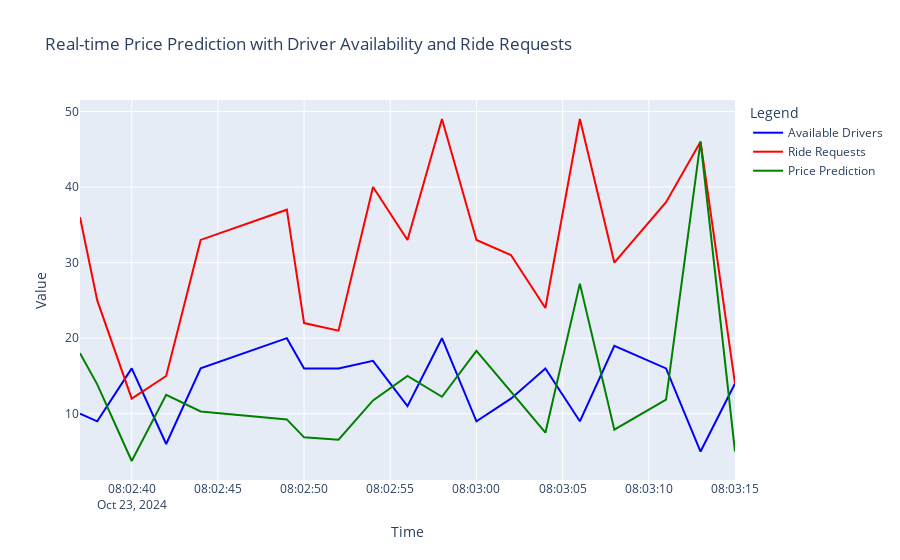

Notebook code cell kept with this figure:
### Code cell
processed_events = []

# Set up an empty dataframe to store the real-time data
df_visual = pd.DataFrame(columns=['datetime', 'available_drivers', 'ride_requests', 'predicted_price'])

# Infinite loop to continuously consume events and update the plot
while True:
    # Consume event from the GlassFlow pipeline
    resp = data_sink.consume()
    if resp.status_code == 200:
        event_data = resp.json()
        
        # Extract the predicted price and event details
        predicted_prices = event_data.get('predicted_price', None)
        
        if predicted_prices:
            print(f"Consumed event: {event_data}")
            processed_events.append(event_data)

            # Create a list to store new rows
            new_rows = []

            # Iterate through the array of predicted prices
            for price in predicted_prices:
                new_data = {
                    'datetime': pd.to_datetime(price['datetime']),
                    'available_drivers': price['available_drivers'],
                    'ride_requests': price['ride_requests'],
                    'predicted_price': price['predicted_price']
                }
                new_rows.append(new_data)

            # Append new rows to df_visual using pd.concat
            df_visual = pd.concat([df_visual, pd.DataFrame(new_rows)], ignore_index=True)

            # Clear previous output
            clear_output(wait=True)

            # Plot the updated DataFrame
            fig = go.Figure()

            fig.add_trace(go.Scatter(x=df_visual['datetime'], y=df_visual['available_drivers'],
                                     mode='lines', name='Available Drivers', line=dict(color='blue')))
            fig.add_trace(go.Scatter(x=df_visual['datetime'], y=df_visual['ride_requests'],
                                     mode='lines', name='Ride Requests', line=dict(color='red')))
            fig.add_trace(go.Scatter(x=df_visual['datetime'], y=df_visual['predicted_price'],
                                     mode='lines', name='Price Prediction', line=dict(color='green')))

            fig.update_layout(title="Real-time Price Prediction with Driver Availability and Ride Requests",
                              xaxis_title="Time",
                              yaxis_title="Value",
                              legend_title="Legend")

            # Display the updated plot
            display(fig)

    # Pause for a bit before consuming the next event
    time.sleep(1)

### Figure 1 — Plotly figure (JSON) as saved in the notebook; plotly's stock layout.template omitted (floating-point values rounded to 4 significant figures)
{"data": [{"line": {"color": "blue"}, "mode": "lines", "name": "Available Drivers", "type": "scatter", "x": ["2024-10-23T08:02:37", "2024-10-23T08:02:38", "2024-10-23T08:02:40", "2024-10-23T08:02:42", "2024-10-23T08:02:44", "2024-10-23T08:02:49", "2024-10-23T08:02:50", "2024-10-23T08:02:52", "2024-10-23T08:02:54", "2024-10-23T08:02:56", "2024-10-23T08:02:58", "2024-10-23T08:03:00", "2024-10-23T08:03:02", "2024-10-23T08:03:04", "2024-10-23T08:03:06", "2024-10-23T08:03:08", "2024-10-23T08:03:11", "2024-10-23T08:03:13", "2024-10-23T08:03:15"], "y": [10, 9, 16, 6, 16, 20, 16, 16, 17, 11, 20, 9, 12, 16, 9, 19, 16, 5, 14]}, {"line": {"color": "red"}, "mode": "lines", "name": "Ride Requests", "type": "scatter", "x": ["2024-10-23T08:02:37", "2024-10-23T08:02:38", "2024-10-23T08:02:40", "2024-10-23T08:02:42", "2024-10-23T08:02:44", "2024-10-23T08:02:49", "2024-10-23T08:02:50", "2024-10-23T08:02:52", "2024-10-23T08:02:54", "2024-10-23T08:02:56", "2024-10-23T08:02:58", "2024-10-23T08:03:00", "2024-10-23T08:03:02", "2024-10-23T08:03:04", "2024-10-23T08:03:06", "2024-10-23T08:03:08", "2024-10-23T08:03:11", "2024-10-23T08:03:13", "2024-10-23T08:03:15"], "y": [36, 25, 12, 15, 33, 37, 22, 21, 40, 33, 49, 33, 31, 24, 49, 30, 38, 46, 14]}, {"line": {"color": "green"}, "mode": "lines", "name": "Price Prediction", "type": "scatter", "x": ["2024-10-23T08:02:37", "2024-10-23T08:02:38", "2024-10-23T08:02:40", "2024-10-23T08:02:42", "2024-10-23T08:02:44", "2024-10-23T08:02:49", "2024-10-23T08:02:50", "2024-10-23T08:02:52", "2024-10-23T08:02:54", "2024-10-23T08:02:56", "2024-10-23T08:02:58", "2024-10-23T08:03:00", "2024-10-23T08:03:02", "2024-10-23T08:03:04", "2024-10-23T08:03:06", "2024-10-23T08:03:08", "2024-10-23T08:03:11", "2024-10-23T08:03:13", "2024-10-23T08:03:15"], "y": [18, 13.89, 3.75, 12.5, 10.31, 9.25, 6.88, 6.56, 11.76, 15, 12.25, 18.33, 12.92, 7.5, 27.22, 7.89, 11.88, 46, 5]}], "layout": {"legend": {"title": {"text": "Legend"}}, "title": {"text": "Real-time Price Prediction with Driver Availability and Ride Requests"}, "xaxis": {"title": {"text": "Time"}}, "yaxis": {"title": {"text": "Value"}}}}
